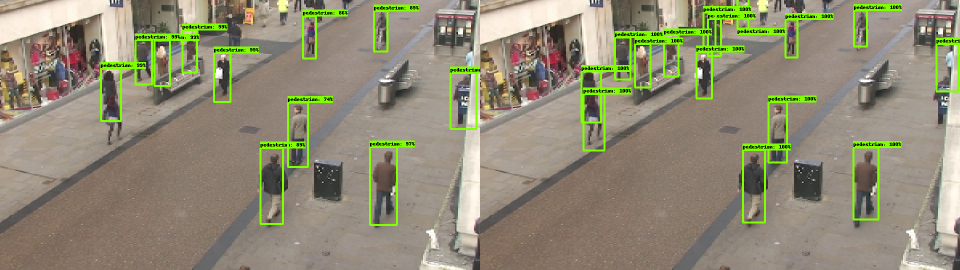
#> input picture exp5 行人检测/output/1.png, 1920 x 540 px, given in place of 1.bmp, which was not available (shown at 1/2 size)
$ python test.py
#> lines starting #> are read from the running program, lines starting #| are printed output that depends on the picture
from PIL import Image
img = Image.open("./1.bmp")
#> img is the input picture: PIL image 1920x540 RGB; mean R, G, B 144, 139, 116.8
print(img.getpixel((0,0)))
#| (120, 111, 104)
img = img.resize((20,20))
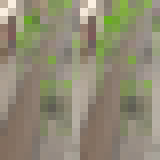
#> img: PIL image 20x20 RGB (shown 8 times larger); mean R, G, B 143.8, 138.9, 116.7
for i in range(20):
    for j in range(20):
        print(img.getpixel((i,j)))
#> this loop made 20 passes
#> (printed output is left out)

$ run again, with exp5 行人检测/output/0.png copied over exp5 行人检测/output/1.png
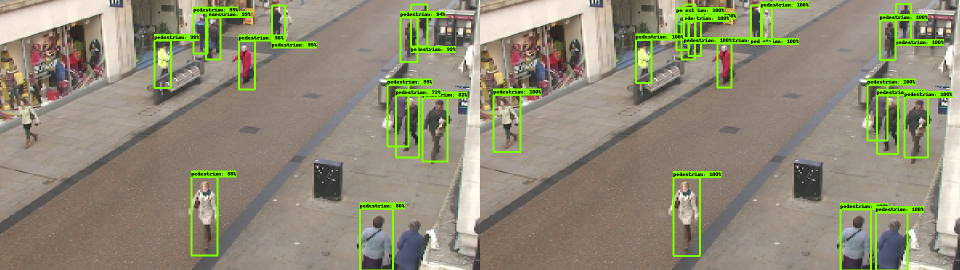
#> input picture exp5 行人检测/output/0.png, 1920 x 540 px, given in place of 1.bmp, which was not available (shown at 1/2 size)
#> img is the input picture: PIL image 1920x540 RGB; mean R, G, B 144, 139.8, 117.4
#| (127, 116, 110)
#> `img = img.resize((20,20))`:
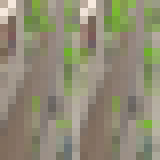
#> img: PIL image 20x20 RGB (shown 8 times larger); mean R, G, B 143.8, 139.7, 117.1
#> the loop `for i in range(20):` made 20 passes
#> (printed output is left out)
